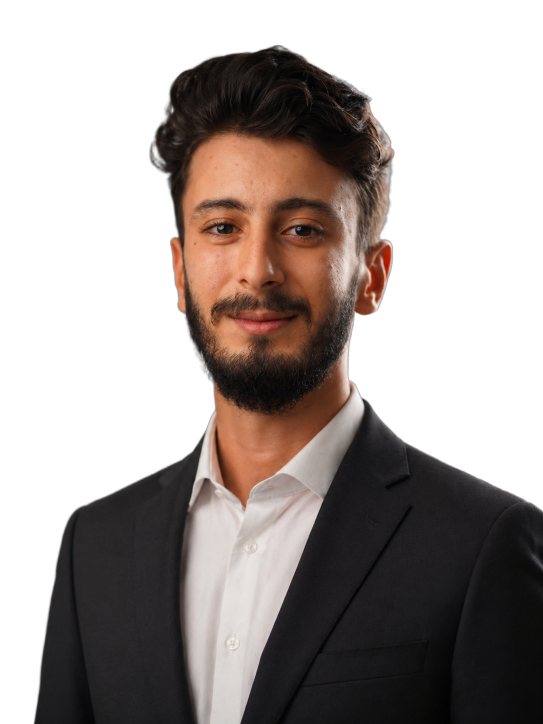
#> input picture source-prepped.png, 1086 x 1448 px, found by its file name (shown at 1/2 size)
$ python make_ascii_svg.py
#> lines starting #> are read from the running program, lines starting #| are printed output that depends on the picture
from PIL import Image
from pathlib import Path

RAMP = " .·:;+=x*#%@■█"  # bright(sparse) -> dark(dense)
COLS = 100
ROWS = 53
FONT_SIZE = 8
CHAR_W = FONT_SIZE * 0.6
CHAR_H = FONT_SIZE * 1.0

def escape(s):
    return (s.replace("&", "&amp;")
             .replace("<", "&lt;")
             .replace(">", "&gt;"))

def image_to_ascii_data(path):
#> called with path = 'source-prepped.png'
    color_img = Image.open(path).convert("RGB").resize((COLS, ROWS))
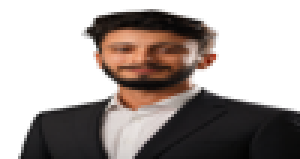
#> color_img: PIL image 100x53 RGB (shown 3 times larger); mean R, G, B 166.4, 158.4, 155.2
    gray_img = color_img.convert("L")
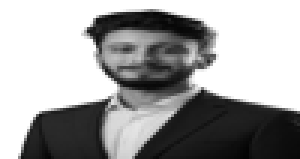
#> gray_img: PIL image 100x53 L (shown 3 times larger); min 3, max 255, mean 160.5

    color_pixels = list(color_img.getdata())
#> color_pixels = 5300 items, first 6: (255, 255, 255), (255, 255, 255), (255, 255, 255), (255, 255, 255), (255, 255, 255), (255, 255, 255)
    gray_pixels = list(gray_img.getdata())
#> gray_pixels = 5300 values, max 255 at index 0, min 3 at index 5082, mean 160.5

    rows = []
    for r in range(ROWS):
        row_chars = []
        row_colors = []
        for c in range(COLS):
            idx = r * COLS + c
            brightness = gray_pixels[idx]
            char_idx = int((255 - brightness) / 255 * (len(RAMP) - 1))
            char = RAMP[char_idx]
            rgb = color_pixels[idx]
            row_chars.append(char)
            row_colors.append(rgb)
        rows.append((row_chars, row_colors))
#> after the loop, rows = 53 items
    return rows

def build_svg(rows, out_path="avi-ascii.svg"):
    width = int(COLS * CHAR_W) + 20
    height = int(ROWS * CHAR_H) + 20

    parts = []
    parts.append(f'<svg xmlns="http://www.w3.org/2000/svg" width="{width}" height="{height}" viewBox="0 0 {width} {height}">')
    parts.append(f'<rect width="100%" height="100%" fill="#0d1117"/>')
    parts.append(f'<style>text {{ font-family: monospace; font-size: {FONT_SIZE}px; white-space: pre; }}</style>')

    for i, (chars, colors) in enumerate(rows):
        y = 15 + i * CHAR_H
        delay = round(i * 0.05, 2)

        # group consecutive same-color chars into tspans for compactness
        spans = []
        current_char = chars[0]
        current_color = colors[0]
        buffer = current_char
        for j in range(1, len(chars)):
            if colors[j] == current_color:
                buffer += chars[j]
            else:
                spans.append((buffer, current_color))
                buffer = chars[j]
                current_color = colors[j]
        spans.append((buffer, current_color))

        tspan_str = ""
        for text, (r, g, b) in spans:
            hexcolor = f"#{r:02x}{g:02x}{b:02x}"
            tspan_str += f'<tspan fill="{hexcolor}">{escape(text)}</tspan>'

        parts.append(
            f'<text x="10" y="{y}" opacity="0">{tspan_str}'
            f'<animate attributeName="opacity" from="0" to="1" begin="{delay}s" dur="0.3s" fill="freeze"/>'
            f'</text>'
        )

    parts.append('</svg>')
    Path(out_path).write_text("\n".join(parts), encoding="utf-8")
    print(f"Saved {out_path}")

if __name__ == "__main__":
    rows = image_to_ascii_data("source-prepped.png")
#> rows = 53 items
    build_svg(rows)
#> the loop in build_svg, `for i, (chars, colors) in enumerate(rows):` made 53 passes
#> (y, delay) on passes 1 to 12: (15, 0), (23, 0.05), (31, 0.1), (39, 0.15), (47, 0.2), (55, 0.25), (63, 0.3), (71, 0.35), (79, 0.4), (87, 0.45), (95, 0.5), (103, 0.55)
#> after the loop in build_svg, `for i, (chars, colors) in enumerate(rows):`: parts = 56 items

$ run again, with source-photo.jpg saved as source-prepped.png
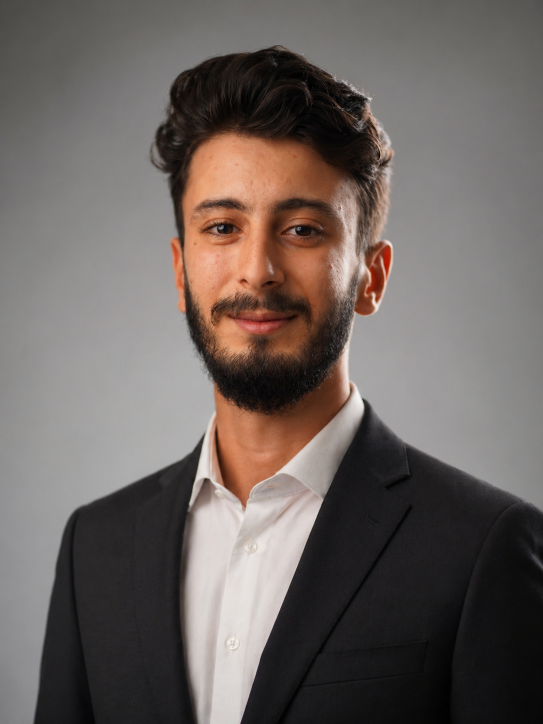
#> input picture source-photo.jpg, 1086 x 1448 px, found by its file name (shown at 1/2 size)
#> in image_to_ascii_data, `color_img = Image.open(path).convert("RGB").resize((COLS, ROWS))`:
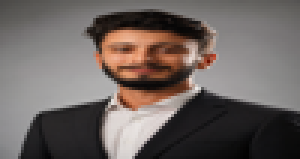
#> color_img: PIL image 100x53 RGB (shown 3 times larger); mean R, G, B 108.5, 99.5, 96
#> in image_to_ascii_data, `gray_img = color_img.convert("L")`:
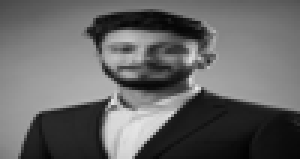
#> gray_img: PIL image 100x53 L (shown 3 times larger); min 2, max 231, mean 101.8
#> color_pixels = 5300 items, first 6: (75, 73, 71), (76, 74, 72), (77, 75, 72), (78, 76, 73), (79, 77, 74), (79, 78, 76)
#> gray_pixels = 5300 values, max 231 at index 2965, min 2 at index 5082, mean 101.8
#> after the loop in image_to_ascii_data, `for r in range(ROWS):`: rows = 53 items
#> the loop in build_svg, `for i, (chars, colors) in enumerate(rows):` made 53 passes
#> (y, delay, current_char) on passes 1 to 8: (15, 0, '#'), (23, 0.05, '#'), (31, 0.1, '#'), (39, 0.15, '*'), (47, 0.2, '*'), (55, 0.25, '*'), (63, 0.3, '*'), (71, 0.35, '*')
#> after the loop in build_svg, `for i, (chars, colors) in enumerate(rows):`: parts = 56 items
